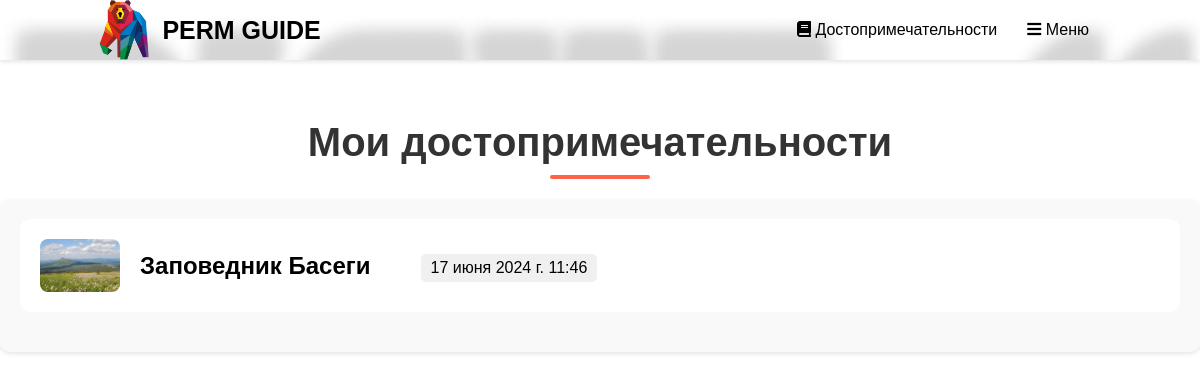
The app's page /visited_sights/ (signed in) with its own data.
### gid/models.py (models this page shows, shortened)
class Visit(models.Model):
    user = models.ForeignKey(User, on_delete=models.CASCADE)
    sight = models.ForeignKey(Sight, on_delete=models.CASCADE)
    visited_at = models.DateTimeField(auto_now_add=True)
    class Meta:
        unique_together = ('user', 'sight')

class Sight(models.Model):
    name = models.CharField(max_length=128, verbose_name='Название')
    description = models.TextField(verbose_name='Описание')
    image = models.ImageField(upload_to='sight_images', verbose_name='Изображение')
    class Meta:
        verbose_name = 'Достопримечательность'
        verbose_name_plural = 'Достопримечательности'

### gid/views.py (the view)
# urls.py: path('visited_sights/', views.user_visited_sights, name='user_visited_sights'),
@login_required
def user_visited_sights(request):
    visited_sights = Visit.objects.filter(user=request.user)
    return render(request, 'gid/user_visited_sights.html', {'visited_sights': visited_sights})

### gid/templates/gid/user_visited_sights.html (shortened to what this page needs)
<!DOCTYPE html>
{% load static %}
<html lang="en">
<head>
    <link rel="stylesheet" href="{% static 'css/visited.css' %}" />
     <link rel="stylesheet" href="https://cdnjs.cloudflare.com/ajax/libs/font-awesome/5.15.4/css/all.min.css" />
</head>
<body>
<div class="container">
    <div class="header" style="background-image: url('{% static 'img/img.png' %}')">
        <div class="logo-container">
            <img src="{% static 'img/logo.png' %}" alt="Logo" class="logo-image">
            <a href="{% url 'index' %}" class="logo">PERM GUIDE</a>
        </div>
        <nav>
            <ul>
                <li>
                    <a href="{% url 'catalog' %}"><i class="fas fa-book"></i> Достопримечательности</a>
                </li>
                {% if user.is_authenticated %}
                <li>
                    <a href="#"><i class="fas fa-bars"></i> Меню</a>
                </li>
                {% endif %}
            </ul>
        </nav>
    </div>
    <div class="content">
        <h1>Мои достопримечательности</h1>
               <ul class="sights-list">
            {% for visit in visited_sights %}
            <li class="sight">
                <div class="sight-info">
                    <img src="{{ visit.sight.image.url }}" alt="{{ visit.sight.name }}" class="sight-image">
                    <h2>{{ visit.sight.name }}</h2>
                    <p><span class="visited-date">{{ visit.visited_at }}</span></p>
                </div>
            </li>
            {% endfor %}
        </ul>
    </div>
</div>
</body>
</html>

### static/css/visited.css (style rules this page uses)
* { margin: 0; padding: 0; font-family: "Poppins", sans-serif; list-style: none; text-decoration: none; }
.container { display: flex; flex-direction: column; min-height: 100vh; }
.header { position: fixed; top: 0; left: 0; right: 0; display: flex; justify-content: space-between; align-items: center; padding: 0 8%; z-index: 1000; background-color: #ffffff; box-shadow: 0 2px 4px rgba(0, 0, 0, 0.1); }
.logo-container { display: flex; align-items: center; }
.logo-image { height: 60px; margin-right: 10px; }
.logo { font-size: 25px; font-weight: 900; color: black; }
.header nav ul li { position: relative; float: left; }
.header nav ul li a { padding: 15px; color: #000; font-size: 16px; display: block; }
.content { margin-top: 100px; }
.sight { margin-bottom: 20px; }
.sight-image { max-width: 100%; height: auto; border-radius: 8px; }
.sights-list { margin: 0 auto; padding: 20px; background-color: #f9f9f9; border-radius: 10px; box-shadow: 0 2px 4px rgba(0, 0, 0, 0.1); }
.sight { margin-bottom: 20px; padding: 20px; background-color: #ffffff; border-radius: 10px; transition: background-color 0.3s ease; }
.sight-info { display: flex; align-items: center; }
.sight-image { width: 80px; height: auto; margin-right: 20px; border-radius: 8px; }
.sight h2 { margin: 0; }
.content h1 { font-size: 2.5em; font-weight: 700; color: #333; text-align: center; margin: 20px 0; position: relative; }
.content h1::after { content: ''; display: block; width: 100px; height: 4px; background: #ff6347; margin: 10px auto 0; border-radius: 2px; }
.visited-date { display: block; margin-top: 5px; background-color: #f0f0f0; border-radius: 5px; padding: 5px 10px; width: fit-content; margin-left: 50px; }

### records on screen
Visit: sight.image (picture), sight.name "Заповедник Басеги", visited_at "17 июня 2024 г. 11:46"
